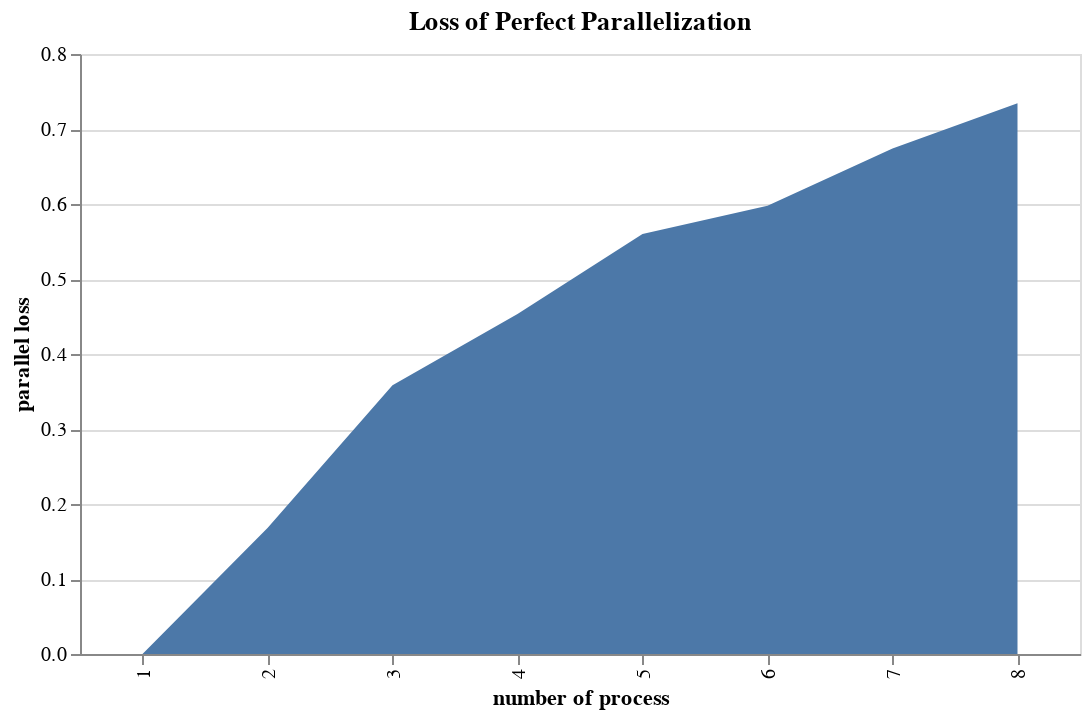

Notebook code for this chart:
### Code cell
import altair as alt

alt.Chart(df).mark_area().encode(
    x='number of process',
    y='parallel loss'
).properties(
    title='Loss of Perfect Parallelization',
    width=500,
    height=300
)

### Figure 1 — Vega-Lite specification as saved in the notebook (floating-point values rounded to 4 significant figures)
{"$schema": "https://vega.github.io/schema/vega-lite/v3.4.0.json", "config": {"mark": {"tooltip": null}, "view": {"height": 300, "width": 400}}, "data": {"name": "data-a8b82df650d92d0b02c89cb0e879f4cb"}, "datasets": {"data-a8b82df650d92d0b02c89cb0e879f4cb": [{"number of process": "1", "parallel loss": 0, "time, s": 2.749, "versus one": 1}, {"number of process": "2", "parallel loss": 0.168, "time, s": 1.652, "versus one": 1.664}, {"number of process": "3", "parallel loss": 0.3585, "time, s": 1.428, "versus one": 1.924}, {"number of process": "4", "parallel loss": 0.4535, "time, s": 1.257, "versus one": 2.186}, {"number of process": "5", "parallel loss": 0.56, "time, s": 1.249, "versus one": 2.2}, {"number of process": "6", "parallel loss": 0.5977, "time, s": 1.139, "versus one": 2.413}, {"number of process": "7", "parallel loss": 0.674, "time, s": 1.204, "versus one": 2.282}, {"number of process": "8", "parallel loss": 0.7343, "time, s": 1.293, "versus one": 2.126}]}, "encoding": {"x": {"field": "number of process", "type": "nominal"}, "y": {"field": "parallel loss", "type": "quantitative"}}, "height": 300, "mark": "area", "title": "Loss of Perfect Parallelization", "width": 500}
